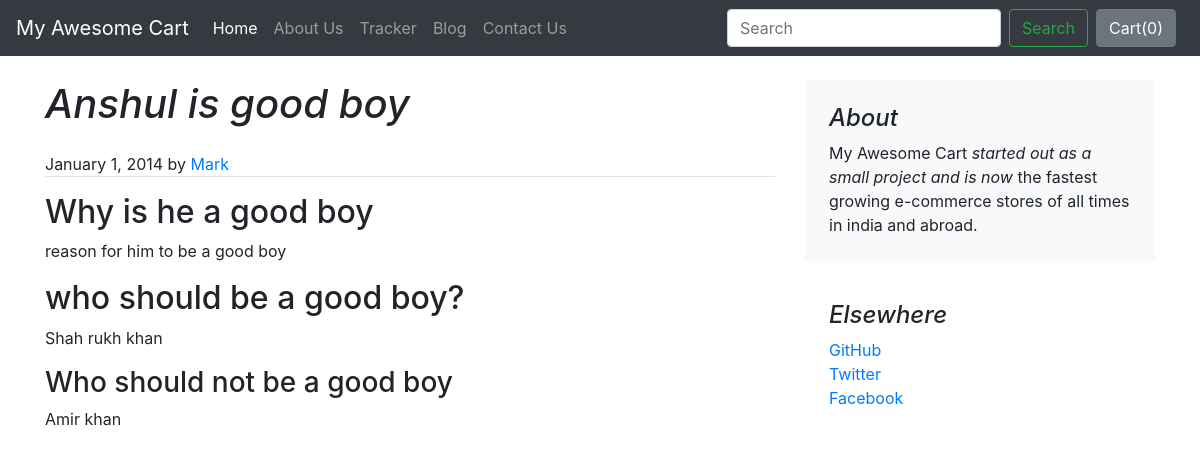
The page /blog/blogpost/1 on the database its author committed.
### blog/models.py (models this page shows)
class Blogpost(models.Model):
    post_id = models.AutoField(primary_key=True)
    title = models.CharField(max_length=50)
    head0 = models.CharField(max_length=500, default="")
    chead0 = models.CharField(max_length=5000, default="")
    head1 = models.CharField(max_length=500, default="")
    chead1 = models.CharField(max_length=5000, default="")
    head2 = models.CharField(max_length=500, default="")
    chead2 = models.CharField(max_length=5000, default="")
    pub_date = models.DateField()
    thumbnail = models.ImageField(upload_to='shop/images', default="")
    def __str__(self):
        return self.title

### blog/views.py (the view)
# urls.py: path("blogpost/<int:id>", views.blogpost, name="blogPost"),
def blogpost(request, id):
    post = Blogpost.objects.filter(post_id = id)[0]
    print(post)
    return render(request, 'blog/blogpost.html', {'post':post})

### blog/templates/blog/blogpost.html (shortened to what this page needs)
{% extends 'blog/basic.html' %}
{% block body %}
<div class="container">
    <div class="row mt-4">
        <div class="col-md-8 blog-main">
            <h1 class=" mb-4 font-italic ">
                {{post.title}}
            </h1>
            <p class="blog-post-meta border-bottom ">January 1, 2014 by <a href="#">Mark</a></p>
            <div class="blog-post">
                <h2 class="blog-post-title">{{post.head0}}</h2>
                <p>{{post.chead0}}</p>
                <h2>{{post.head1}}</h2>
                <p>{{post.chead1}}</p>
                <h3>{{post.head2}}</h3>
                <p>{{post.chead2}}</p>
            </div>
        </div>
        <aside class="col-md-4 blog-sidebar">
            <div class="p-4 mb-3 bg-light rounded">
                <h4 class="font-italic">About</h4>
                <p class="mb-0">My Awesome Cart <em>started out as a small project and is now</em> the fastest growing e-commerce stores of all times in india and abroad.</p>
            </div>
            <div class="p-4">
                <h4 class="font-italic">Elsewhere</h4>
                <ol class="list-unstyled">
                    <li><a href="#">GitHub</a></li>
                    <li><a href="#">Twitter</a></li>
                    <li><a href="#">Facebook</a></li>
                </ol>
            </div>
        </aside>
    </div>
</div>
{% endblock %}

### rows shown on the page
Blogpost: title "Anshul is good boy", head0 "Why is he a good boy", chead0 "reason for him to be a good boy", head1 "who should be a good boy?", chead1 "Shah rukh khan", head2 "Who should not be a good boy", chead2 "Amir khan"
